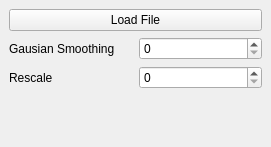
<?xml version="1.0" encoding="UTF-8"?>
<ui version="4.0">
 <class>MainWindow</class>
 <widget class="QMainWindow" name="MainWindow">
  <property name="geometry">
   <rect>
    <x>0</x>
    <y>0</y>
    <width>271</width>
    <height>147</height>
   </rect>
  </property>
  <property name="windowTitle">
   <string>Preprocessing Preview</string>
  </property>
  <widget class="QWidget" name="centralwidget">
   <layout class="QVBoxLayout" name="verticalLayout">
    <item>
     <widget class="QPushButton" name="pushButton">
      <property name="text">
       <string>Load File</string>
      </property>
     </widget>
    </item>
    <item>
     <layout class="QGridLayout" name="gridLayout">
      <item row="1" column="0">
       <widget class="QLabel" name="label_2">
        <property name="text">
         <string>Rescale</string>
        </property>
       </widget>
      </item>
      <item row="0" column="0">
       <widget class="QLabel" name="label">
        <property name="text">
         <string>Gausian Smoothing</string>
        </property>
       </widget>
      </item>
      <item row="0" column="1">
       <widget class="QSpinBox" name="spinBox_2"/>
      </item>
      <item row="1" column="1">
       <widget class="QSpinBox" name="spinBox"/>
      </item>
     </layout>
    </item>
    <item>
     <spacer name="verticalSpacer">
      <property name="orientation">
       <enum>Qt::Vertical</enum>
      </property>
      <property name="sizeHint" stdset="0">
       <size>
        <width>20</width>
        <height>40</height>
       </size>
      </property>
     </spacer>
    </item>
   </layout>
  </widget>
 </widget>
 <resources/>
 <connections/>
</ui>
